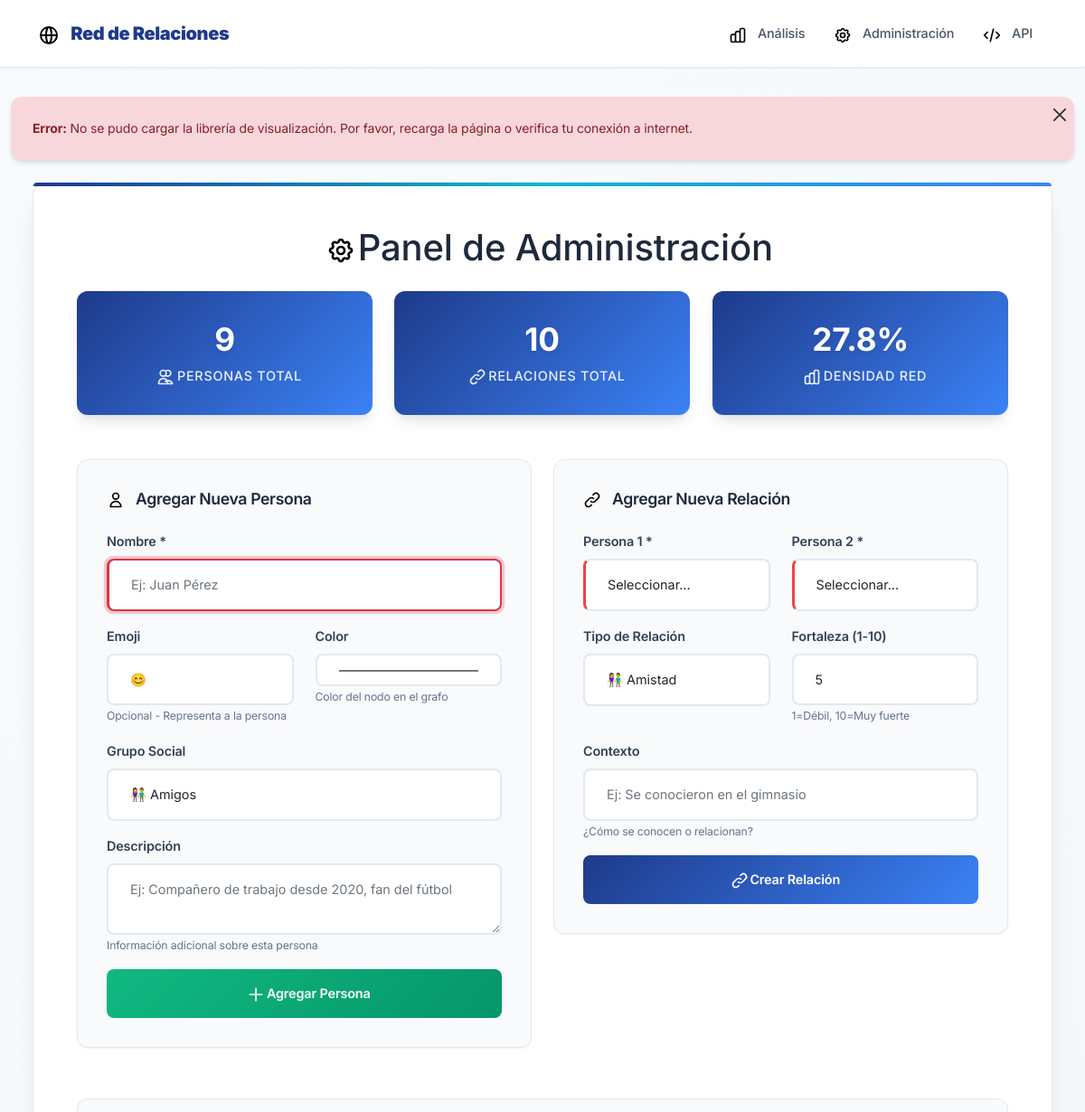
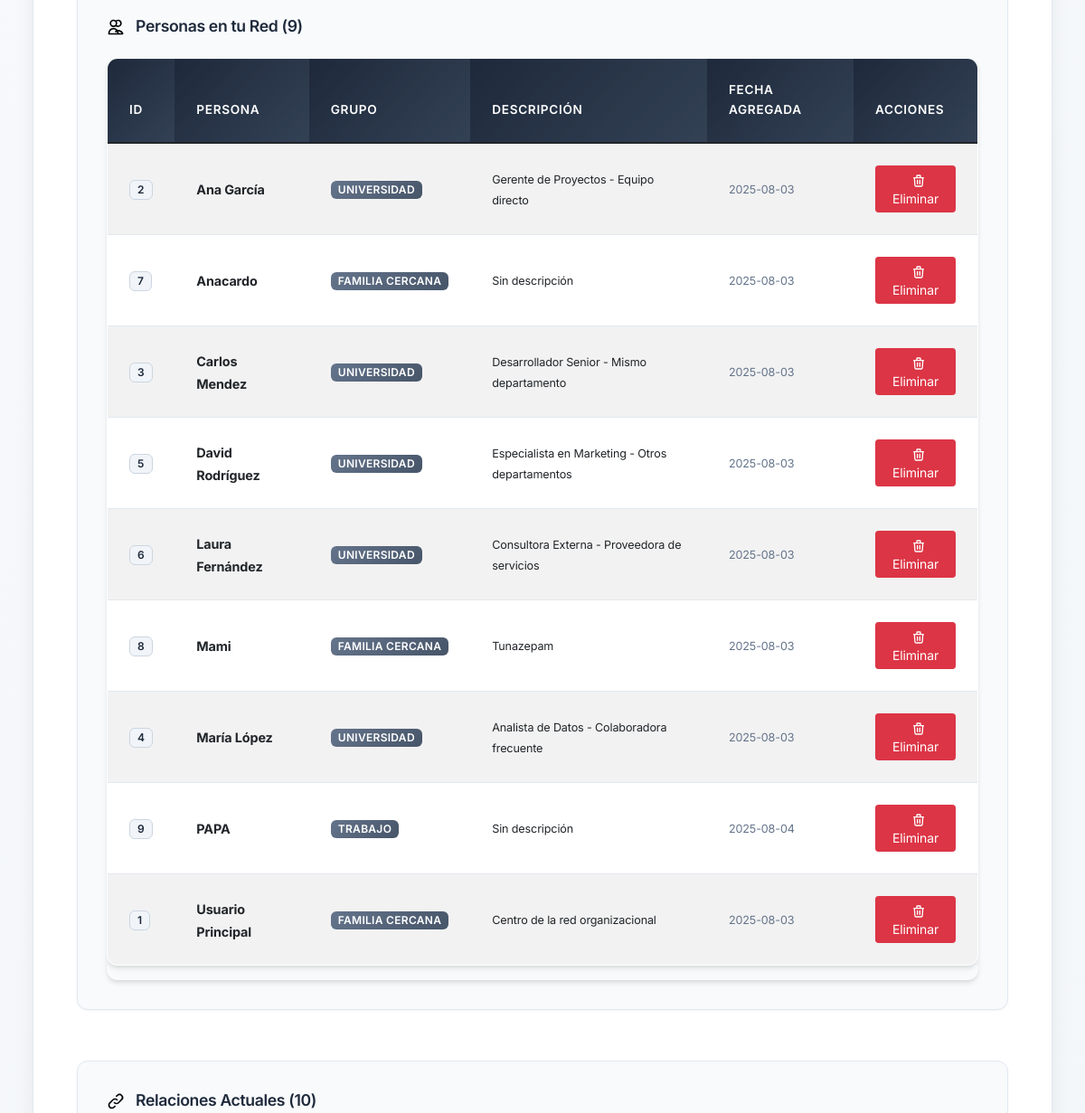
/admin (upper part), run on an earlier commit of the app's database (2 pictures, top to bottom).
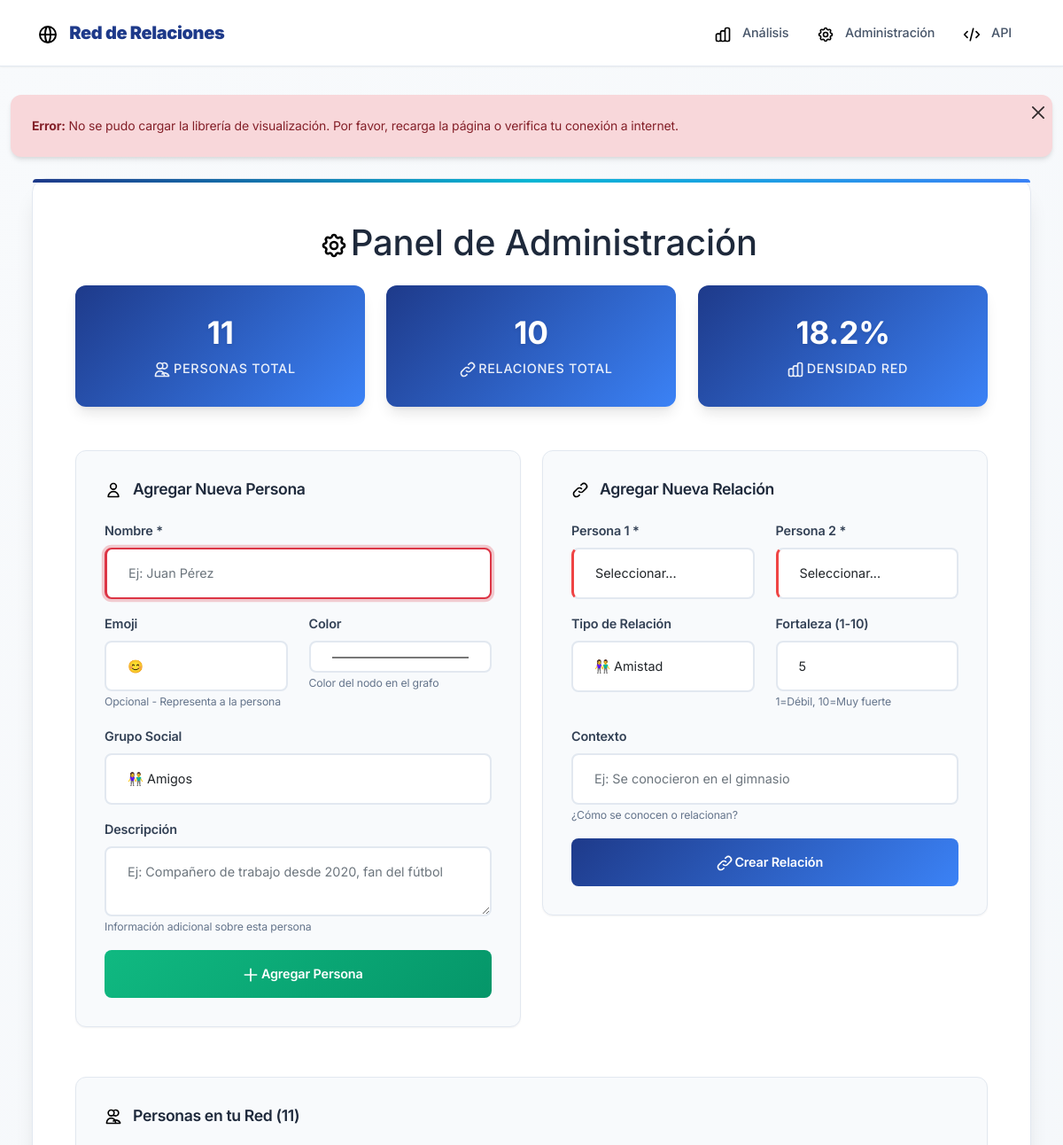
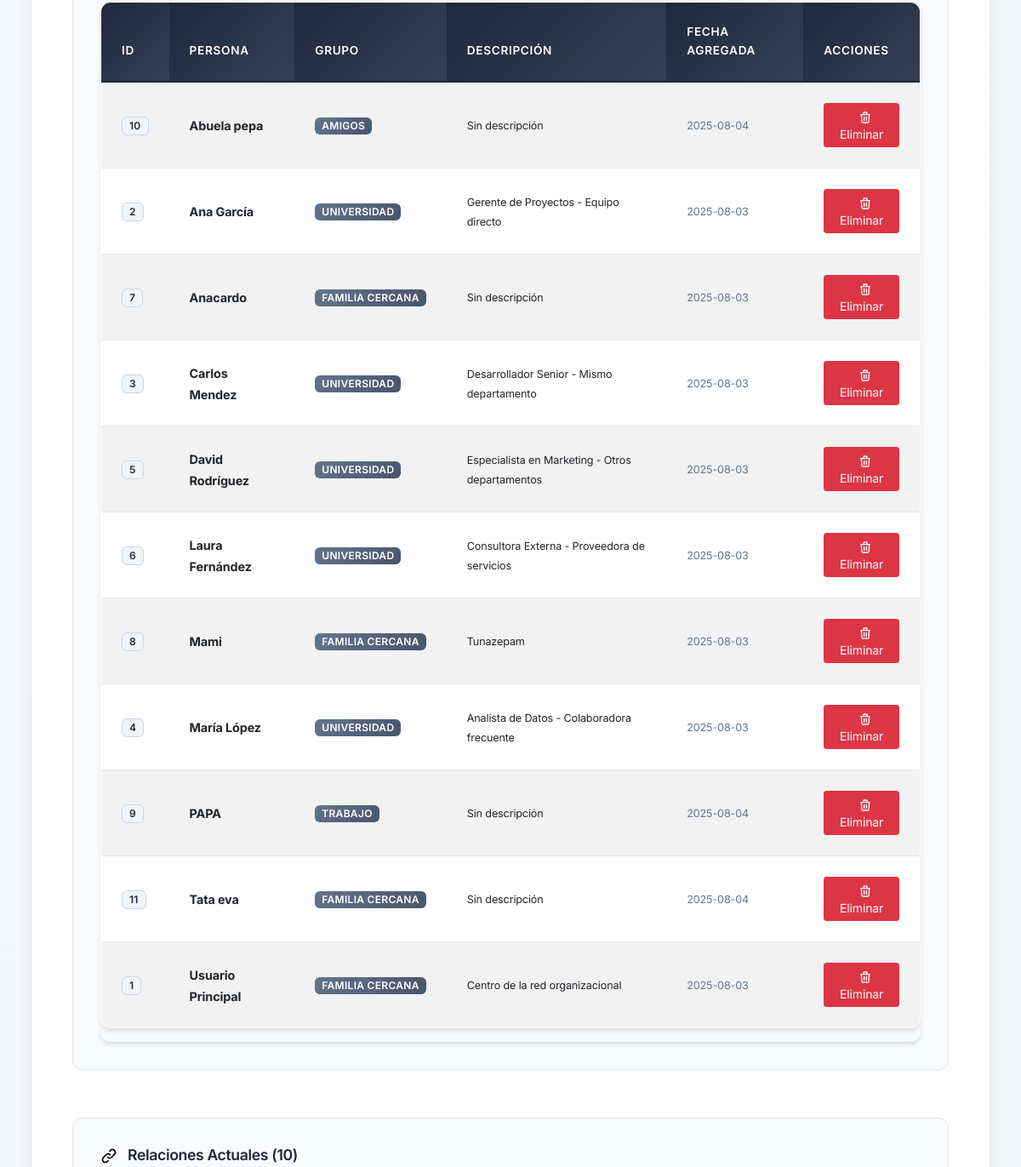
And on a later commit of the database (2 pictures, top to bottom).
### tables this page shows
CREATE TABLE personas (
            id INTEGER PRIMARY KEY AUTOINCREMENT,
            nombre TEXT NOT NULL UNIQUE,
            icono TEXT DEFAULT 'user',
            grupo TEXT DEFAULT 'contactos',
            color TEXT DEFAULT '#3b82f6',
            descripcion TEXT,
            fecha_creacion TIMESTAMP DEFAULT CURRENT_TIMESTAMP
        );

### mi_red_social/app.py (the view)
@app.route('/admin')
def admin():
    conn = get_db_connection()
    personas = conn.execute('SELECT * FROM personas ORDER BY nombre').fetchall()
    relaciones = conn.execute('''
        SELECT r.*, p1.nombre as persona1_nombre, p2.nombre as persona2_nombre
        FROM relaciones r
        JOIN personas p1 ON r.persona1_id = p1.id
        JOIN personas p2 ON r.persona2_id = p2.id
        ORDER BY r.fecha_creacion DESC
    ''').fetchall()
    conn.close()
    return render_template('admin.html', personas=personas, relaciones=relaciones)

### mi_red_social/app.py (called while the page is built)
def get_db_connection():
    conn = sqlite3.connect(DATABASE)
    conn.row_factory = sqlite3.Row
    return conn

### mi_red_social/templates/admin.html (shortened to what this page needs)
{% extends "base.html" %}
{% block content %}
<div class="main-container">
    <h1 class="text-center mb-4">
        <i class="icon icon-settings icon-xl"></i>
        Panel de Administración
    </h1>
    <div class="row mb-4">
        <div class="col-md-4">
            <div class="stats-card">
                <h3>{{ personas|length }}</h3>
                <p class="mb-0">
                    <i class="icon icon-users icon-white"></i>
                    Personas Total
                </p>
            </div>
        </div>
        <div class="col-md-4">
            <div class="stats-card">
                <h3>{{ relaciones|length }}</h3>
                <p class="mb-0">
                    <i class="icon icon-connections icon-white"></i>
                    Relaciones Total
                </p>
            </div>
        </div>
        <div class="col-md-4">
            <div class="stats-card">
                <h3>{{ ((relaciones|length / ((personas|length * (personas|length - 1)) / 2)) * 100)|round(1) if personas|length > 1 else 0 }}%</h3>
                <p class="mb-0">
                    <i class="icon icon-chart icon-white"></i>
                    Densidad Red
                </p>
            </div>
        </div>
    </div>
    <div class="row">
        <div class="col-md-6">
            <div class="admin-panel">
                <h4>
                    <i class="icon icon-user"></i>
                    Agregar Nueva Persona
                </h4>
                <form method="POST" action="{{ url_for('agregar_persona') }}">
                    <div class="mb-3">
                        <label class="form-label">Nombre *</label>
                        <input type="text" class="form-control" name="nombre" required placeholder="Ej: Juan Pérez">
                    </div>
                    <div class="row">
                        <div class="col-md-6">
                            <label class="form-label">Emoji</label>
                            <input type="text" class="form-control" name="emoji" placeholder="😊" maxlength="2">
                            <small class="text-muted">Opcional - Representa a la persona</small>
                        </div>
                        <div class="col-md-6">
                            <label class="form-label">Color</label>
                            <input type="color" class="form-control" name="color" value="#4ecdc4">
                            <small class="text-muted">Color del nodo en el grafo</small>
                        </div>
                    </div>
                    <div class="mb-3 mt-3">
                        <label class="form-label">Grupo Social</label>
                        <select class="form-control" name="grupo">
                            <option value="amigos">👫 Amigos</option>
                        </select>
                    </div>
                    <div class="mb-3">
                        <label class="form-label">Descripción</label>
                        <textarea class="form-control" name="descripcion" rows="2" placeholder="Ej: Compañero de trabajo desde 2020, fan del fútbol"></textarea>
                        <small class="text-muted">Información adicional sobre esta persona</small>
                    </div>
                    <button type="submit" class="btn btn-success btn-custom w-100">
                        <i class="icon icon-plus icon-white"></i>
                        Agregar Persona
                    </button>
                </form>
            </div>
        </div>
        <div class="col-md-6">
            <div class="admin-panel">
                <h4>
                    <i class="icon icon-link"></i>
                    Agregar Nueva Relación
                </h4>
                <form method="POST" action="{{ url_for('agregar_relacion') }}">
                    <div class="row">
                        <div class="col-md-6">
                            <label class="form-label">Persona 1 *</label>
                            <select class="form-control" name="persona1_id" required>
                                <option value="">Seleccionar...</option>
                            </select>
                        </div>
                        <div class="col-md-6">
                            <label class="form-label">Persona 2 *</label>
                            <select class="form-control" name="persona2_id" required>
                                <option value="">Seleccionar...</option>
                            </select>
                        </div>
                    </div>
                    <div class="row mt-3">
                        <div class="col-md-6">
                            <label class="form-label">Tipo de Relación</label>
                            <select class="form-control" name="tipo">
                                <option value="amistad">👫 Amistad</option>
                            </select>
                        </div>
                        <div class="col-md-6">
                            <label class="form-label">Fortaleza (1-10)</label>
                            <input type="number" class="form-control" name="fortaleza" min="1" max="10" value="5">
                            <small class="text-muted">1=Débil, 10=Muy fuerte</small>
                        </div>
                    </div>
                    <div class="mb-3 mt-3">
                        <label class="form-label">Contexto</label>
                        <input type="text" class="form-control" name="contexto" placeholder="Ej: Se conocieron en el gimnasio">
                        <small class="text-muted">¿Cómo se conocen o relacionan?</small>
                    </div>
                    <button type="submit" class="btn btn-primary btn-custom w-100">
                        <i class="icon icon-link icon-white"></i>
                        Crear Relación
                    </button>
                </form>
            </div>
        </div>
    </div>
    <div class="row mt-4">
        <div class="col-12">
            <div class="admin-panel">
                <h4>
                    <i class="icon icon-users"></i>
                    Personas en tu Red ({{ personas|length }})
                </h4>
                <div class="table-responsive">
                    <table class="table table-striped table-hover">
                        <thead class="table-dark">
                            <tr>
                                <th>ID</th>
                                <th>Persona</th>
                                <th>Grupo</th>
                                <th>Descripción</th>
                                <th>Fecha Agregada</th>
                                <th>Acciones</th>
                            </tr>
                        </thead>
                        <tbody>
                            {% for persona in personas %}
                            <tr>
                                <td><span class="badge bg-light text-dark">{{ persona.id }}</span></td>
                                <td>
                                    <strong>{{ persona.nombre }}</strong>
                                </td>
                                <td>
                                    <span class="badge bg-secondary">{{ persona.grupo.replace('_', ' ').title() }}</span>
                                </td>
                                <td>
                                    <small>{{ persona.descripcion or 'Sin descripción' }}</small>
                                </td>
                                <td>
                                    <small class="text-muted">{{ persona.fecha_creacion[:10] if persona.fecha_creacion else 'N/A' }}</small>
                                </td>
                                <td>
                                    {% if persona.nombre != 'Tú' %}
                                    <a href="{{ url_for('eliminar_persona', persona_id=persona.id) }}"
                                       class="btn btn-sm btn-danger"
                                       onclick="return confirm('¿Estás seguro de eliminar a {{ persona.nombre }}? Se eliminarán también todas sus relaciones.')">
                                       <i class="icon icon-trash icon-white icon-sm"></i>
                                       Eliminar
                                    </a>
                                    {% else %}
                                    <span class="badge bg-warning text-dark">
                                        <i class="icon icon-crown icon-sm"></i>
                                        Centro de la Red
                                    </span>
                                    {% endif %}
                                </td>
                            </tr>
                            {% endfor %}
                        </tbody>
                    </table>
                </div>
            </div>
        </div>
    </div>
    <div class="row mt-4">
        <div class="col-12">
            <div class="admin-panel">
                <h4>
                    <i class="icon icon-connections"></i>
                    Relaciones Actuales ({{ relaciones|length }})
                </h4>
            </div>
        </div>
    </div>
</div>
{% endblock %}

### mi_red_social/templates/base.html (shortened to what this page needs)
<!DOCTYPE html>
<html lang="es">
<head>
    <link href="https://cdn.jsdelivr.net/npm/bootstrap@5.1.3/dist/css/bootstrap.min.css" rel="stylesheet">
    <link rel="stylesheet" type="text/css" href="https://unpkg.com/vis-network/standalone/umd/vis-network.min.css" />
    <link rel="stylesheet" type="text/css" href="{{ url_for('static', filename='css/base.css') }}">
    <link rel="stylesheet" type="text/css" href="{{ url_for('static', filename='css/index.css') }}">
    <link rel="stylesheet" type="text/css" href="{{ url_for('static', filename='css/group-controls.css') }}">
    <link rel="stylesheet" type="text/css" href="{{ url_for('static', filename='css/accessibility.css') }}">
</head>
<body>
    <nav class="navbar navbar-expand-lg navbar-light navbar-custom" role="navigation" aria-label="Navegación principal">
        <div class="container">
            <a class="navbar-brand" href="{{ url_for('index') }}" aria-label="Ir a la página principal">
                <i class="icon icon-network icon-lg" aria-hidden="true"></i>
                <strong>Red de Relaciones</strong>
            </a>
            <div class="navbar-nav ms-auto">
                <a class="nav-link" href="{{ url_for('index') }}" aria-label="Ir al análisis de red">
                    <i class="icon icon-chart" aria-hidden="true"></i>
                    Análisis
                </a>
                <a class="nav-link" href="{{ url_for('admin') }}" aria-label="Ir a la administración">
                    <i class="icon icon-settings" aria-hidden="true"></i>
                    Administración
                </a>
                <a class="nav-link" href="/api/grafo" target="_blank" aria-label="Abrir API en nueva ventana">
                    <i class="icon icon-code" aria-hidden="true"></i>
                    API
                </a>
            </div>
        </div>
    </nav>
    <div class="container-fluid">
        <main id="main-content" tabindex="-1">
            {% block content %}{% endblock %}
        </main>
    </div>
</body>
</html>

### mi_red_social/static/css/index.css (style rules this page uses)
html, body { overflow-x: hidden !important; max-width: 100vw !important; box-sizing: border-box !important; }
*, *::before, *::after { box-sizing: border-box !important; }
body { width: 100% !important; margin: 0 !important; padding: 0 !important; }

### mi_red_social/static/css/accessibility.css (style rules this page uses)
.icon { aria-hidden: true; }
.text-muted { color: #64748b !important; }
.badge.bg-light { color: #1e293b !important; background-color: #f1f5f9 !important; }
.form-control:required { border-left: 3px solid #ef4444; }
.table th { font-weight: 600; }
.table-responsive { overflow-x: auto; -webkit-overflow-scrolling: touch; }

What changed in the data, as far as the page shows it:
added personas: id "10", nombre "Abuela pepa", grupo.replace "AMIGOS", descripcion "Sin descripción", fecha_creacion "2025-08-04"
added personas: id "11", nombre "Tata eva", grupo.replace "FAMILIA CERCANA", descripcion "Sin descripción", fecha_creacion "2025-08-04"
Also different on the page:
{{ personas|length }}: "9" → "11"
text no longer shown: "27.8"
text now shown: "18.2"
